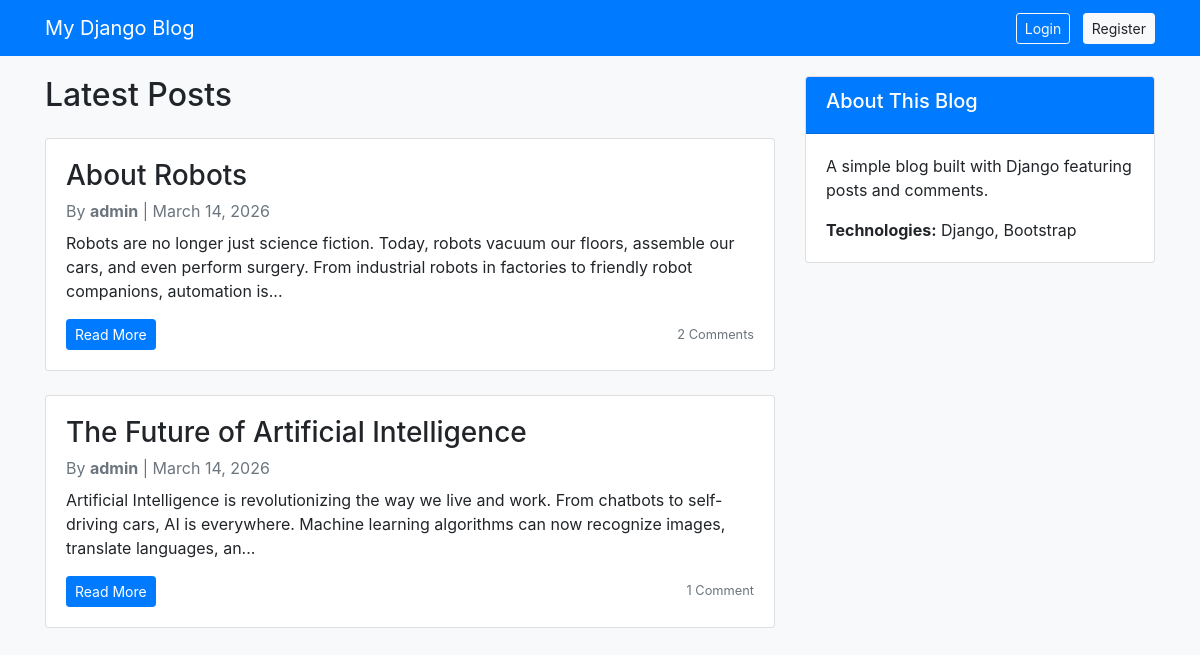
The page / on the database its author committed.
### blogapp/models.py (models this page shows, shortened)
class Post(models.Model):
    title = models.CharField(max_length=200, unique=True)
    slug = models.SlugField(max_length=200, unique=True)
    author = models.ForeignKey(User, on_delete=models.CASCADE, related_name='blog_posts')
    updated_on = models.DateTimeField(auto_now=True)
    content = models.TextField()
    created_on = models.DateTimeField(auto_now_add=True)
    status = models.IntegerField(choices=STATUS, default=0)
    class Meta:
        ordering = ['-created_on']

### blogapp/views.py (the view)
# urls.py: path('', views.PostList.as_view(), name='home'),
class PostList(generic.ListView):
    queryset = Post.objects.filter(status=1).order_by('-created_on')
    template_name = 'index.html'
    context_object_name = 'post_list'
    def get_queryset(self):
        logger.info("PostList: Fetching blog posts from database")
        logger.debug(f"Filtering posts with status=1, ordered by created_on")
        return super().get_queryset()

### templates/index.html
{% extends "base.html" %}
{% block content %}
<div class="row">
    <div class="col-md-8">
        <h2 class="mb-4">Latest Posts</h2>
        {% for post in post_list %}
        <div class="card mb-4">
            <div class="card-body">
                <h3 class="card-title">{{ post.title }}</h3>
                <p class="card-subtitle mb-2 text-muted">
                    By <strong>{{ post.author }}</strong> |
                    {{ post.created_on|date:"F j, Y" }}
                </p>
                <p class="card-text">{{ post.content|slice:":200" }}...</p>
                <div class="d-flex justify-content-between align-items-center">
                    <a href="{% url 'post_detail' post.slug %}" class="btn btn-sm btn-primary">
                        Read More
                    </a>
                    <small class="text-muted">
                        {{ post.comments.count }} Comment{{ post.comments.count|pluralize }}
                    </small>
                </div>
            </div>
        </div>
        {% empty %}
        <div class="alert alert-info">
            No posts available yet. Check back soon!
        </div>
        {% endfor %}
    </div>
    {% include 'sidebar.html' %}
</div>
{% endblock %}

### templates/base.html (style rules this page uses)
body { background-color: #f8f9fa; }

### rows shown on the page
Post: title "About Robots", author "admin", created_on "March 14, 2026", content "Robots are no longer just science fiction. Today, robots vacuum our floors, assemble our cars, and even perform surgery. From industrial robots in factories to friendly robot companions, automation is", comments.count "2"
Post: title "The Future of Artificial Intelligence", author "admin", created_on "March 14, 2026", content "Artificial Intelligence is revolutionizing the way we live and work. From chatbots to self-driving cars, AI is everywhere. Machine learning algorithms can now recognize images, translate languages, an", comments.count "1"
